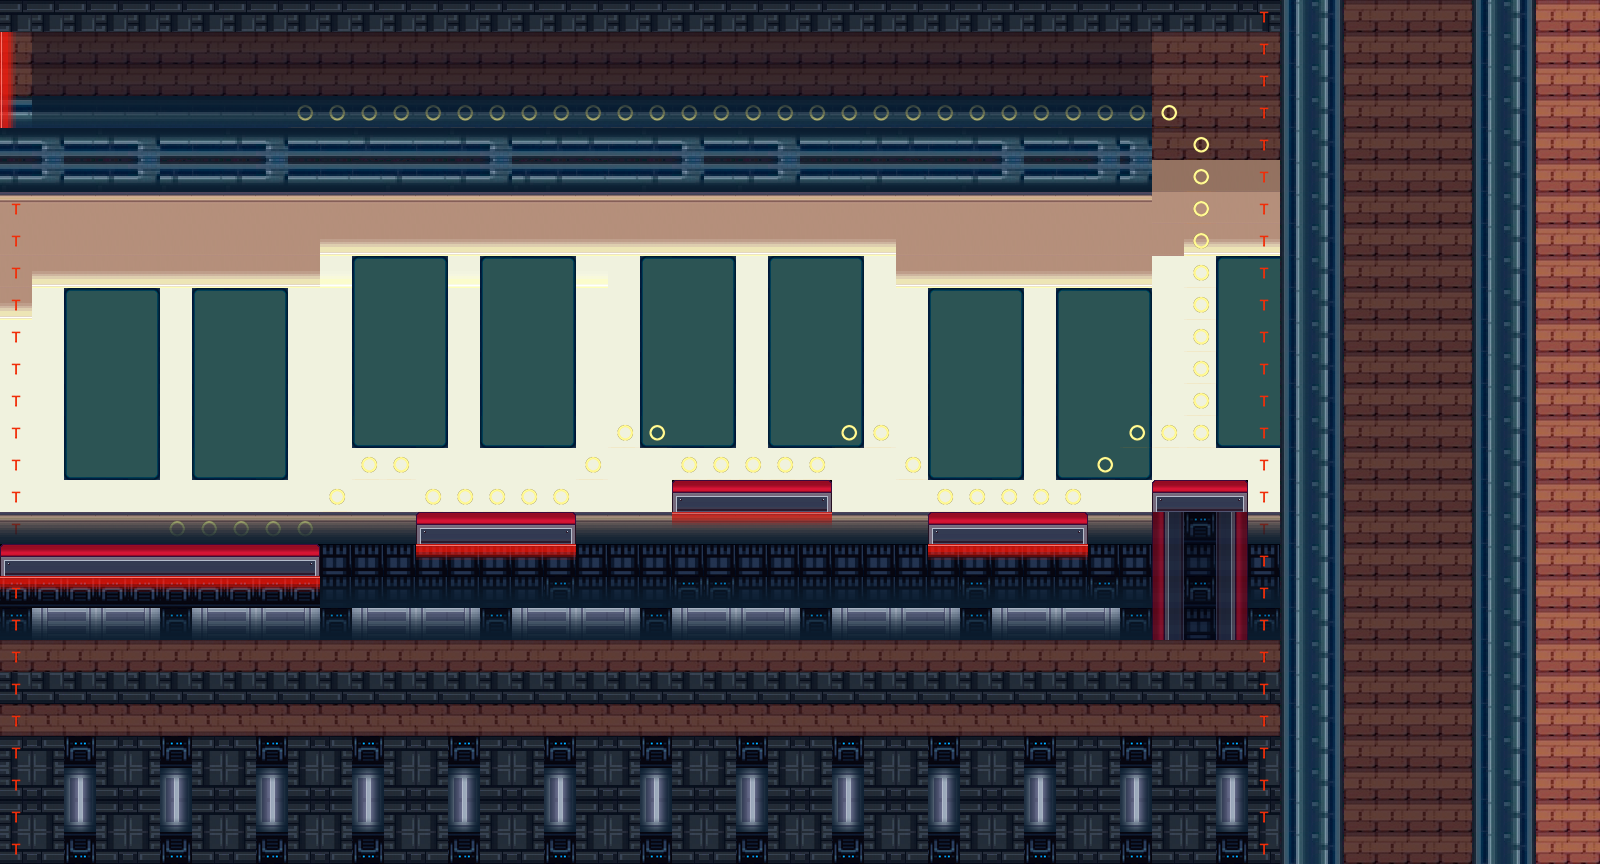

A 2D game scene composited from a Tiled map and its tileset images. What follows is a short description and the map's XML, with each tile layer's data collapsed to a summary:
An orthogonal 50x27 tile map with 32x32 px tiles, 4 tile layers (NoCollide1, NoCollide, Collide, CollideFX).

<map version="1.5" tiledversion="1.7.2" orientation="orthogonal" renderorder="right-down" width="50" height="27" tilewidth="32" tileheight="32" infinite="0" nextlayerid="9" nextobjectid="1">
 <editorsettings>
  <export target="../new_level1C.json" format="json" />
 </editorsettings>
 <tileset firstgid="1" source="tiles/new_buildingTiles.tsx" />
 <layer id="3" name="NoCollide1" width="50" height="27">
  <data>[1350 cells, 1314 non-empty, 18 distinct tile ids]</data>
 </layer>
 <layer id="2" name="NoCollide" width="50" height="27">
  <data>[1350 cells, 148 non-empty, 8 distinct tile ids]</data>
 </layer>
 <layer id="1" name="Collide" width="50" height="27">
  <data>[1350 cells, 268 non-empty, 10 distinct tile ids]</data>
 </layer>
 <layer id="7" name="CollideFX" width="50" height="27">
  <data>[1350 cells, 265 non-empty, 4 distinct tile ids]</data>
 </layer>
</map>
